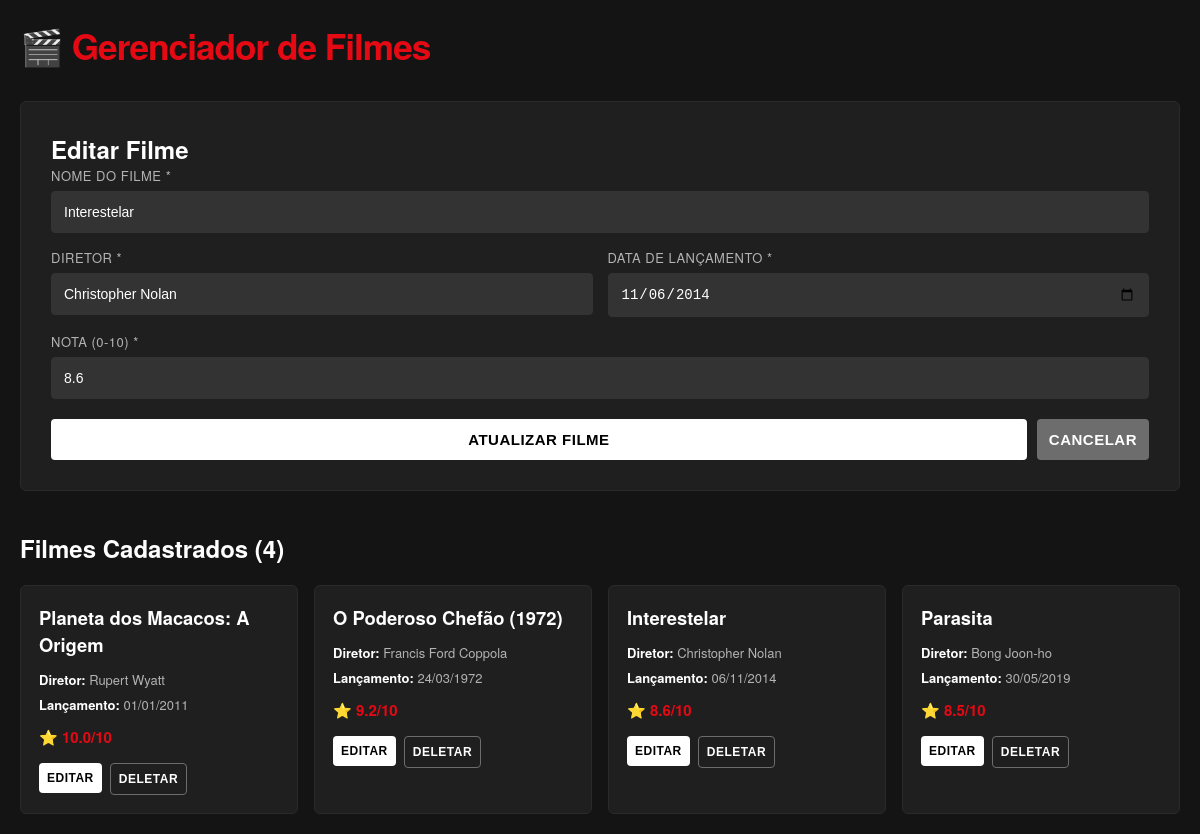
Screenshot of /index.php?acao=editar&id=2 with the database file from the repository.
### tables this page shows
CREATE TABLE `filmes` (
  `id` int(11) NOT NULL,
  `nome` varchar(255) NOT NULL,
  `diretor` varchar(255) NOT NULL,
  `data_lancamento` date NOT NULL,
  `nota` decimal(3,1) NOT NULL,
  `created_at` timestamp NOT NULL DEFAULT current_timestamp(),
  `updated_at` timestamp NOT NULL DEFAULT current_timestamp() ON UPDATE current_timestamp()
);

### models/Filmes.php (called while the page is built, shortened)
<?php
class Filmes {
    private $conexao;
    private function conectarBD() {
        $host = 'localhost';
        $usuario = 'root';
        $senha = '';
        $banco = 'filmes_db';
        $this->conexao = new mysqli($host, $usuario, $senha, $banco);
        $this->conexao->set_charset("utf8");
    }
    public function listar() {
        $sql = "SELECT * FROM filmes ORDER BY created_at DESC";
        $resultado = $this->conexao->query($sql);
        $filmes = [];
        if ($resultado->num_rows > 0) {
            while ($linha = $resultado->fetch_assoc()) {
                $filmes[] = $linha;
            }
        }
        return $filmes;
    }
    public function obterPorId($id) {
        $id = intval($id);
        $sql = "SELECT * FROM filmes WHERE id = $id";
        $resultado = $this->conexao->query($sql);
        if ($resultado->num_rows > 0) {
            return $resultado->fetch_assoc();
        }
        return null;
    }
}
?>

### index.php (the view, shortened to what this page needs)
<?php
require_once 'models/Filmes.php';
$filme = new Filmes();
$editando = false;
$filme_edit = null;
if ($_SERVER['REQUEST_METHOD'] == 'POST') {
    $acao = $_POST['acao'] ?? '';
    if ($acao == 'criar') {
        $nome = $_POST['nome'] ?? '';
        $diretor = $_POST['diretor'] ?? '';
        $data_lancamento = $_POST['data_lancamento'] ?? '';
        $nota = $_POST['nota'] ?? '';
        if ($nome && $diretor && $data_lancamento && $nota) {
            if ($filme->criar($nome, $diretor, $data_lancamento, $nota)) {
                $mensagem = 'Filme adicionado com sucesso!';
                $tipo_mensagem = 'success';
            } else {
                $mensagem = 'Erro ao adicionar filme.';
                $tipo_mensagem = 'error';
            }
        }
    } elseif ($acao == 'atualizar') {
        $id = $_POST['id'] ?? '';
        $nome = $_POST['nome'] ?? '';
        $diretor = $_POST['diretor'] ?? '';
        $data_lancamento = $_POST['data_lancamento'] ?? '';
        $nota = $_POST['nota'] ?? '';
        if ($id && $nome && $diretor && $data_lancamento && $nota) {
            if ($filme->atualizar($id, $nome, $diretor, $data_lancamento, $nota)) {
                $mensagem = 'Filme atualizado com sucesso!';
                $tipo_mensagem = 'success';
            } else {
                $mensagem = 'Erro ao atualizar filme.';
                $tipo_mensagem = 'error';
            }
        }
    }
} elseif ($_SERVER['REQUEST_METHOD'] == 'GET') {
    $acao = $_GET['acao'] ?? '';
    if ($acao == 'deletar') {
        $id = $_GET['id'] ?? '';
        if ($id) {
            if ($filme->deletar($id)) {
                $mensagem = 'Filme deletado com sucesso!';
                $tipo_mensagem = 'success';
            } else {
                $mensagem = 'Erro ao deletar filme.';
                $tipo_mensagem = 'error';
            }
        }
    } elseif ($acao == 'editar') {
        $id = $_GET['id'] ?? '';
        if ($id) {
            $filme_edit = $filme->obterPorId($id);
            if ($filme_edit) {
                $editando = true;
            }
        }
    }
}
$filmes = $filme->listar();
?>
<!DOCTYPE html>
<html lang="pt-BR">
<head>
    <link rel="stylesheet" href="css/style.css">
</head>
<body>
    <div class="container">
        <h1>🎬 Gerenciador de Filmes</h1>
        <div class="form-container">
            <h2><?php echo $editando ? 'Editar Filme' : 'Adicionar Novo Filme'; ?></h2>
            <form method="POST">
                <div class="form-group">
                    <label for="nome">Nome do Filme *</label>
                    <input type="text" id="nome" name="nome" required
                           value="<?php echo $editando ? htmlspecialchars($filme_edit['nome']) : ''; ?>">
                </div>
                <div class="form-row">
                    <div class="form-group">
                        <label for="diretor">Diretor *</label>
                        <input type="text" id="diretor" name="diretor" required
                               value="<?php echo $editando ? htmlspecialchars($filme_edit['diretor']) : ''; ?>">
                    </div>
                    <div class="form-group">
                        <label for="data_lancamento">Data de Lançamento *</label>
                        <input type="date" id="data_lancamento" name="data_lancamento" required
                               value="<?php echo $editando ? $filme_edit['data_lancamento'] : ''; ?>">
                    </div>
                </div>
                <div class="form-group">
                    <label for="nota">Nota (0-10) *</label>
                    <input type="number" id="nota" name="nota" min="0" max="10" step="0.1" required
                           value="<?php echo $editando ? $filme_edit['nota'] : ''; ?>">
                </div>
                <div class="button-group">
                    <button type="submit" class="<?php echo $editando ? 'btn-update' : 'btn-add'; ?>">
                        <?php echo $editando ? 'Atualizar Filme' : 'Adicionar Filme'; ?>
                    </button>
                    <?php if ($editando): ?>
                        <a href="index.php" style="text-decoration: none;">
                            <button type="button" class="btn-cancel" style="width: 100%;">Cancelar</button>
                        </a>
                    <?php endif; ?>
                </div>
            </form>
        </div>
        <div>
            <?php if (!empty($filmes)): ?>
                <h2 style="color: white; margin-bottom: 20px;">Filmes Cadastrados (<?php echo count($filmes); ?>)</h2>
                <div class="movies-container">
                    <?php foreach ($filmes as $f): ?>
                        <div class="movie-card">
                            <h3><?php echo htmlspecialchars($f['nome']); ?></h3>
                            <div class="movie-info">
                                <strong>Diretor:</strong> <?php echo htmlspecialchars($f['diretor']); ?>
                            </div>
                            <div class="movie-info">
                                <strong>Lançamento:</strong> <?php echo date('d/m/Y', strtotime($f['data_lancamento'])); ?>
                            </div>
                            <div class="movie-nota">
                                ⭐ <?php echo number_format($f['nota'], 1); ?>/10
                            </div>
                            <div class="movie-actions">
                                <a href="index.php?acao=editar&id=<?php echo $f['id']; ?>" style="text-decoration: none;">
                                    <button class="btn-edit">Editar</button>
                                </a>
                                <a href="index.php?acao=deletar&id=<?php echo $f['id']; ?>"
                                   onclick="return confirm('Tem certeza que deseja deletar este filme?');"
                                   style="text-decoration: none;">
                                    <button class="btn-delete">Deletar</button>
                                </a>
                            </div>
                        </div>
                    <?php endforeach; ?>
                </div>
            <?php else: ?>
                <div class="no-movies">
                    Nenhum filme cadastrado. Adicione um novo filme para começar!
                </div>
            <?php endif; ?>
        </div>
    </div>
</body>
</html>

### css/style.css (style rules this page uses)
* { margin: 0; padding: 0; box-sizing: border-box; }
body { font-family: 'Helvetica Neue', Arial, sans-serif; background: #141414; color: #fff; min-height: 100vh; padding: 20px; }
.container { max-width: 1200px; margin: 0 auto; }
h1 { color: #e50914; text-align: left; margin-bottom: 30px; font-size: 2.2rem; font-weight: 700; letter-spacing: -1px; }
.form-container { background: #1f1f1f; padding: 30px; border-radius: 6px; margin-bottom: 40px; border: 1px solid #2a2a2a; }
.form-group { margin-bottom: 15px; }
label { display: block; margin-bottom: 6px; color: #b3b3b3; font-weight: 500; font-size: 13px; text-transform: uppercase; letter-spacing: 0.5px; }
input, textarea { width: 100%; padding: 12px; background: #333; border: 1px solid #333; border-radius: 4px; color: #fff; font-size: 14px; transition: background 0.2s, border-color 0.2s; }
.form-row { display: grid; grid-template-columns: 1fr 1fr; gap: 15px; }
.button-group { display: flex; gap: 10px; margin-top: 20px; }
button { flex: 1; padding: 12px; border: none; border-radius: 4px; font-size: 15px; font-weight: 700; cursor: pointer; transition: background 0.2s, transform 0.1s; text-transform: uppercase; letter-spacing: 0.5px; }
.btn-update { background: #fff; color: #000; }
.btn-cancel { background: #6d6d6e; color: #fff; }
.movies-container { display: grid; grid-template-columns: repeat(auto-fill, minmax(240px, 1fr)); gap: 16px; }
.movie-card { background: #1f1f1f; padding: 18px; border-radius: 6px; border: 1px solid #2a2a2a; transition: transform 0.25s ease, box-shadow 0.25s ease, border-color 0.25s; cursor: pointer; }
.movie-card h3 { color: #fff; margin-bottom: 12px; font-size: 1.15rem; font-weight: 700; }
.movie-info { color: #b3b3b3; margin-bottom: 6px; font-size: 13px; }
.movie-info strong { color: #fff; font-weight: 600; }
.movie-nota { color: #e50914; font-weight: 700; margin: 12px 0; font-size: 15px; }
.movie-actions { display: flex; gap: 8px; margin-top: 15px; }
.btn-edit, .btn-delete { flex: 1; padding: 8px; border: none; border-radius: 4px; cursor: pointer; font-weight: 700; transition: background 0.2s; font-size: 12px; text-transform: uppercase; letter-spacing: 0.5px; }
.btn-edit { background: #fff; color: #000; }
.btn-delete { background: transparent; color: #fff; border: 1px solid #6d6d6e; }

### rows the page displays
filmes: nome "Interestelar", diretor "Christopher Nolan", data_lancamento "11/06/2014", nota "8.6", data_lancamento "06/11/2014"
filmes: nome "Planeta dos Macacos: A Origem", diretor "Rupert Wyatt", data_lancamento "01/01/2011", nota "10.0"
filmes: nome "O Poderoso Chefão (1972)", diretor "Francis Ford Coppola", data_lancamento "24/03/1972", nota "9.2"
filmes: nome "Parasita", diretor "Bong Joon-ho", data_lancamento "30/05/2019", nota "8.5"

### other values shown
count($filmes) "4"
